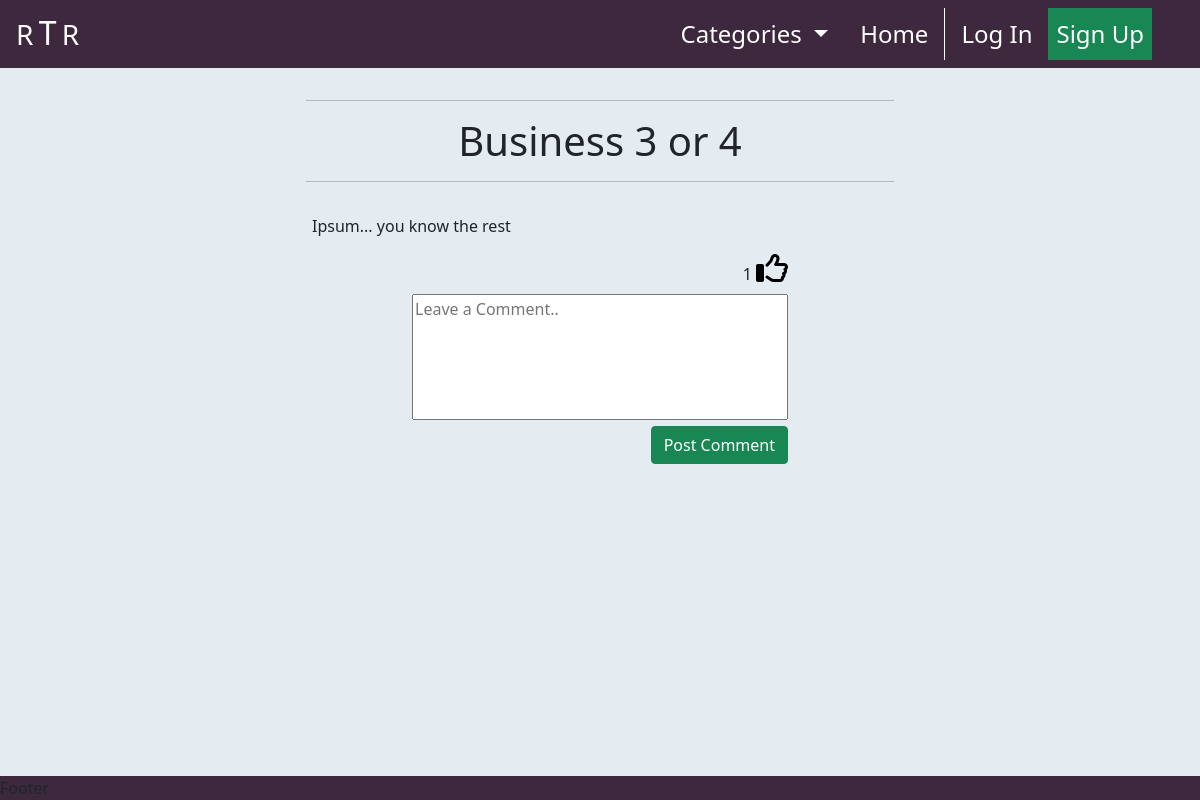
/post_detail/business-3-or-4-test_user21902013/, run on the app's committed database.
### newssite/models.py (models this page shows, shortened)
class Post(models.Model):
    title = models.CharField(max_length=200, unique=True)
    slug = models.SlugField(max_length=200, unique=True, blank=True)
    author = models.ForeignKey(
        User,
        on_delete=models.CASCADE,
        related_name='posts'
    )
    updated_on_date = models.DateTimeField(auto_now=True)
    excerpt = models.TextField(max_length=300, blank=True)
    content = models.TextField()
    category = models.ForeignKey(
        Category,
        max_length=30,
        null=True,
        blank=True,
        on_delete=models.SET_NULL
    )
    featured_image = CloudinaryField('image', default='placeholder')
    created_on = models.DateTimeField(auto_now_add=True)
    status = models.IntegerField(choices=STATUS, default=1)
    likes = models.ManyToManyField(User, related_name='likes', blank=True)
    class Meta:
        ordering = ['-created_on']
    def number_of_likes(self):
        return self.likes.count()

### post_detail/views.py (the view, shortened to what this page needs)
# urls.py: path('<slug:slug>/', views.PostDetail.as_view(), name='post_detail'),
class PostDetail(View):
    def get(self, request, slug, *args, **kwargs):
        template = 'post_detail/post_detail.html'
        post = get_object_or_404(
            Post.objects.filter(status=1),
            slug=slug
        )
        comments = post.comments.filter(
            approved=True,
            parent__isnull=True
        ).order_by("-created_on")
        liked = False
        if post.likes.filter(id=self.request.user.id).exists():
            liked = True
        return render(
            request, template,
            {
                'post': post,
                "comments": comments,
                "liked": liked,
                'comment_form': CommentForm(),
            },
        )

### post_detail/forms.py
class CommentForm(forms.ModelForm):
    class Meta:
        model = Comment
        fields = ('body',)
        labels = {'body': ''}
        widgets = {
            'body': forms.Textarea(attrs={
                    'class': 'w-100 h-100',
                    'cols': 80,
                    'rows': 5,
                    'placeholder': 'Leave a Comment..',
                })
        }

### newssite/context_processors.py (called while the page is built)
def categories(request):
    return {
        'categories': Category.objects.all()
    }

### newssite/models.py (called while the page is built)
    def __str__(self):
        return self.name

### post_detail/templates/post_detail/post_detail.html (shortened to what this page needs)
{% extends "base.html" %}
{% load static %}
{% block content %}
    <div class="container-fluid mt-3">
        <div class="row text-center">
            <div class="col-12 text-center">
                <hr class="w-50 post-title-space">
                <h1>{{ post.title }}</h1>
                <hr class="w-50 post-title-space">
            </div>
        </div>
        <div class="row">
            <div class="col-12 col-md-10 col-lg-8 col-xl-6
                        offset-md-1 offset-lg-2 offset-xl-3 mb-4">
                {{ post.content|safe }}
            </div>
        </div>
        <div class="row">
            <div class="col-12 col-sm-8 col-md-6 col-xl-4
                        offset-sm-2 offset-md-3 offset-xl-4 mb-2">
                <div class="form-right-container d-flex justify-content-end">
                    <form class="like-form"
                          action="{% url 'post_like' post.slug %}"
                          method="POST">
                        {{ post.number_of_likes }}
                        {% if liked %}
                            <button class="p-0 m-0 border-0 bg-alice" type="submit">
                                <i class="fa-regular fa-thumbs-up fa-2xl d-block mb-3" style="color: #0047AB"></i>
                            </button>
                        {% else %}
                            <button class="p-0 m-0 border-0 bg-alice" type="submit">
                                <i class="fa-regular fa-thumbs-up fa-2xl d-block mb-3"></i>
                            </button>
                        {% endif %}
                    </form>
                </div>
            </div>
        </div>
        <div class="row">
            <div class="col-12 col-sm-8 col-md-6 col-xl-4
                        offset-sm-2 offset-md-3 offset-xl-4">
                <form action="" method="post">
                    {{ comment_form }}
                    <div class="row">
                        <div class="col-12 text-end">
                            <button type="submit" class="btn btn-success">Post Comment</button>
                        </div>
                    </div>
                </form>
            </div>
        </div>
    </div>
{% endblock %}

### static/css/base.css (style rules this page uses)
textarea { resize: none; width: 500px; max-width: 100%; }
.post-title-space { margin-left: 25%; }
.bg-alice { background-color: #E4EBF1; }

### data on the page
Post: title "Business 3 or 4", content "Ipsum... you know the rest", number_of_likes "1"
